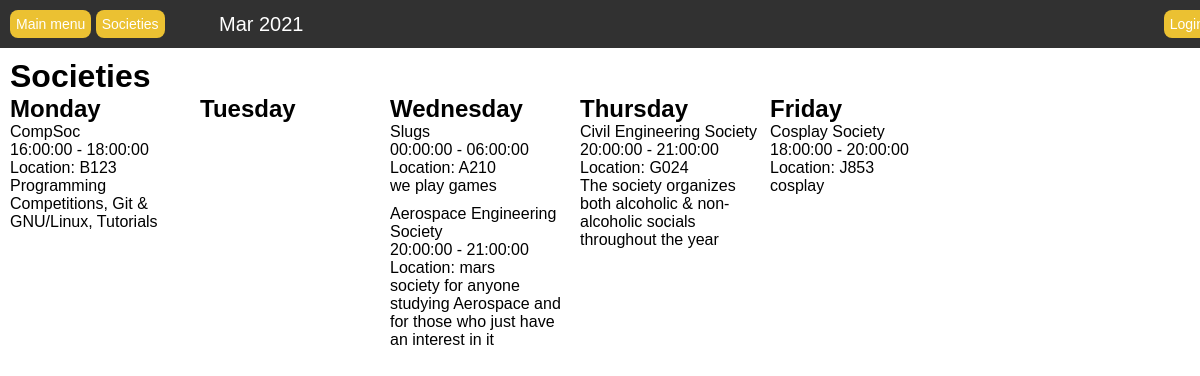
/societies.php, run on the app's committed database.
### tables this page shows
CREATE TABLE `societies` (
  `society_ID` int(11) NOT NULL,
  `society_name` varchar(40) NOT NULL,
  `society_day` int(1) NOT NULL,
  `society_startTime` time DEFAULT NULL,
  `society_endTime` time DEFAULT NULL,
  `society_location` varchar(30) DEFAULT NULL,
  `society_description` text DEFAULT NULL
);

### societies.php (the view, shortened to what this page needs)
<?php
require "db_connection.php";
require "header.php";
?>
    <div id="society-container">
        <h1>Societies</h1>
        <?php
        $append_day = array("Monday","Tuesday","Wednesday","Thursday","Friday");
        for ($day_count = 0; $day_count < 5; $day_count++) {
            echo "<div id='$append_day[$day_count]'>
                <h2>$append_day[$day_count]</h2>";
            $query_dayCount = $day_count + 1;
            $query_day = "SELECT * FROM societies WHERE society_day='$query_dayCount';";
            $records = mysqli_query($db, $query_day);
            while ($society = mysqli_fetch_assoc($records)) {
                echo "<div class='society'>";
                if (isset($_SESSION["logged_in"])) {
                    echo "<form method='GET'>
                        <input type='submit' value='$society[society_name]' name='edit' />
                        <input type='hidden' value='$society[society_ID]' name='id' />
                    </form>";
                } else {
                    echo "$society[society_name]<br/>";
                }
                echo "$society[society_startTime] - $society[society_endTime]<br/>
                    Location: $society[society_location]<br/>
                    $society[society_description]
                </div>";
            }
            echo "</div>";
        }
        ?>
    </div>
</body>
</html>

### header.php (shortened to what this page needs)
<html lang="en">
<head>
    <link rel="stylesheet" type="text/css" href="style.css">
</head>
<body>
    <header>
        <button id="header-mainmenu" class="header-button" onclick="location.href='index.php'">Main menu</button>
        <button id="header-societies" class="header-button" onclick="location.href='societies.php'">Societies</button>
        <span id="header-date"><?php echo date('M Y'); ?></span>
        <?php
        if (isset($_SESSION["logged_in"])) {
            echo '<button id="header-login" class="header-button" onclick="location.href=\'logout.php\'">Logout</button>';
        } else {
            echo '<button id="header-login" class="header-button" onclick="location.href=\'login.php\'">Login</button>';
        }
        ?>
    </header>

### style.css (style rules this page uses)
* { margin: 0; padding: 0; font-family: Arial, Helvetica, sans-serif; }
header { width: 100%; padding: 10px; background: #313131; }
input, button { border: none; }
.header-button { background-color: #ebc132; color: white; border-radius: 8px; padding: 6px; font-size: 14px; }
#header-login { float: right; }
#header-date { color: white; margin: 0 50px; font-size: 20px; vertical-align: middle; }
#society-container { width: 100%; padding: 10px; }
#Monday,#Tuesday,#Wednesday,#Thursday,#Friday { float: left; width: 15%; margin-right: 10px; }
.society { margin-bottom: 10px; }

### data on the page
societies: society_name "CompSoc", society_startTime "16:00:00", society_endTime "18:00:00", society_location "B123", society_description "Programming Competitions, Git & GNU/Linux, Tutorials"
societies: society_name "Slugs", society_startTime "00:00:00", society_endTime "06:00:00", society_location "A210", society_description "we play games"
societies: society_name "Aerospace Engineering Society", society_startTime "20:00:00", society_endTime "21:00:00", society_location "mars", society_description "society for anyone studying Aerospace and for those who just have an interest in it"
societies: society_name "Civil Engineering Society", society_startTime "20:00:00", society_endTime "21:00:00", society_location "G024", society_description "The society organizes both alcoholic & non-alcoholic socials throughout the year"
societies: society_name "Cosplay Society", society_startTime "18:00:00", society_endTime "20:00:00", society_location "J853", society_description "cosplay"

### other printed values
$append_day[$day_count] "Monday"
$append_day[$day_count] "Tuesday"
$append_day[$day_count] "Wednesday"
$append_day[$day_count] "Thursday"
$append_day[$day_count] "Friday"
